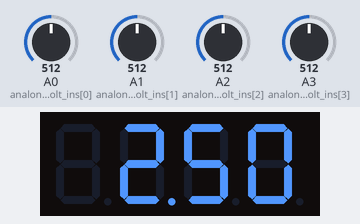
Bench run of a sketch on a simulated Arduino Uno, built with avr-gcc and run on an emulated ATmega328P. Parts: 4-digit seven-segment display. Inputs (shaded band) come from the test bench; at power-on: A0 (analong_volt_ins[0]) = 512, A1 (analong_volt_ins[1]) = 512, A2 (analong_volt_ins[2]) = 512, A3 (analong_volt_ins[3]) = 512.

Above: at 1.2 s.
1.3 s: A0 (analong_volt_ins[0]) set to 716
At 1.7 s:
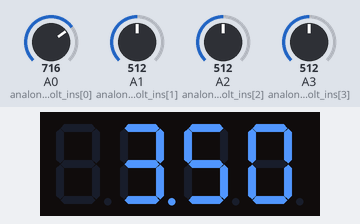
2.8 s: A0 (analong_volt_ins[0]) set to 992
At 4.0 s:
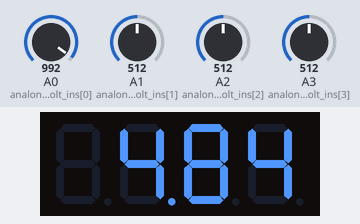
4.3 s: A0 (analong_volt_ins[0]) set to 306
At 5.1 s:
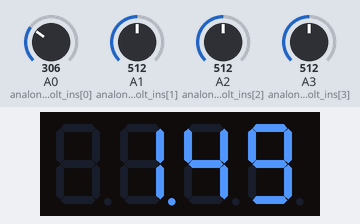
Timing chart, 0 to 7.3 s (numbered marks = the images above; inputs shaded):
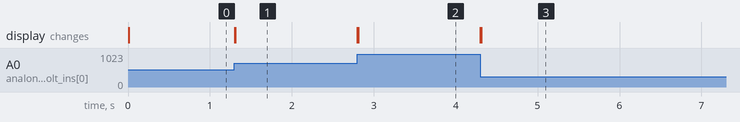

Measured:
- after the input at 1.3 s, the display: first changes at once (image 1 shows a later state)
- after the input at 2.8 s, the display: first changes at once (image 2 shows a later state)
- after the input at 4.3 s, the display: first changes at once (image 3 shows a later state)

The sketch:

display.ino
```cpp
#include "SevSeg.h"
SevSeg sevseg;

void setup() {
  Serial.begin(9600);
  byte numDigits = 4;
  byte digitPins[] = {2, 3, 4, 5};
  byte segmentPins[] = {6, 7, 8, 9, 10, 11, 12, 13};
  bool resistorsOnSegments = false; // 'false' means resistors are on digit pins
  byte hardwareConfig = COMMON_CATHODE; // See README.md for options
  bool updateWithDelays = false; // Default 'false' is Recommended
  bool leadingZeros = false; // Use 'true' if you'd like to keep the leading zeros
  bool disableDecPoint = false; // Use 'true' if your decimal point doesn't exist or isn't connected

  sevseg.begin(hardwareConfig, numDigits, digitPins, segmentPins, resistorsOnSegments,
  updateWithDelays, leadingZeros, disableDecPoint);
  sevseg.setBrightness(90);

  pinMode(1, INPUT);

}

int readings[4][10];
int readingPtr = 0;
int sampleSize = 10;
int analong_volt_ins[] = {A0, A1, A2, A3};
int current = 0;
int i = 0;


void loop() {
  int buttonState = digitalRead(1);
  if (buttonState == HIGH) {
    current++;
  }

  // Serial.println(current);

  for (int i = 0; i < 4; i++) {
    readings[i][readingPtr] = analogRead(analong_volt_ins[i]);
  }
  readingPtr = (readingPtr + 1) % sampleSize;
  int total = 0;
  for (int i = 0; i < sampleSize; i++) {
    total += readings[0][i];
  }
  float val = round(500.0 * total / sampleSize / 1024.0 );
  sevseg.setNumberF(val / 100, 2);


  sevseg.refreshDisplay(); // Must run repeatedly
}
```
